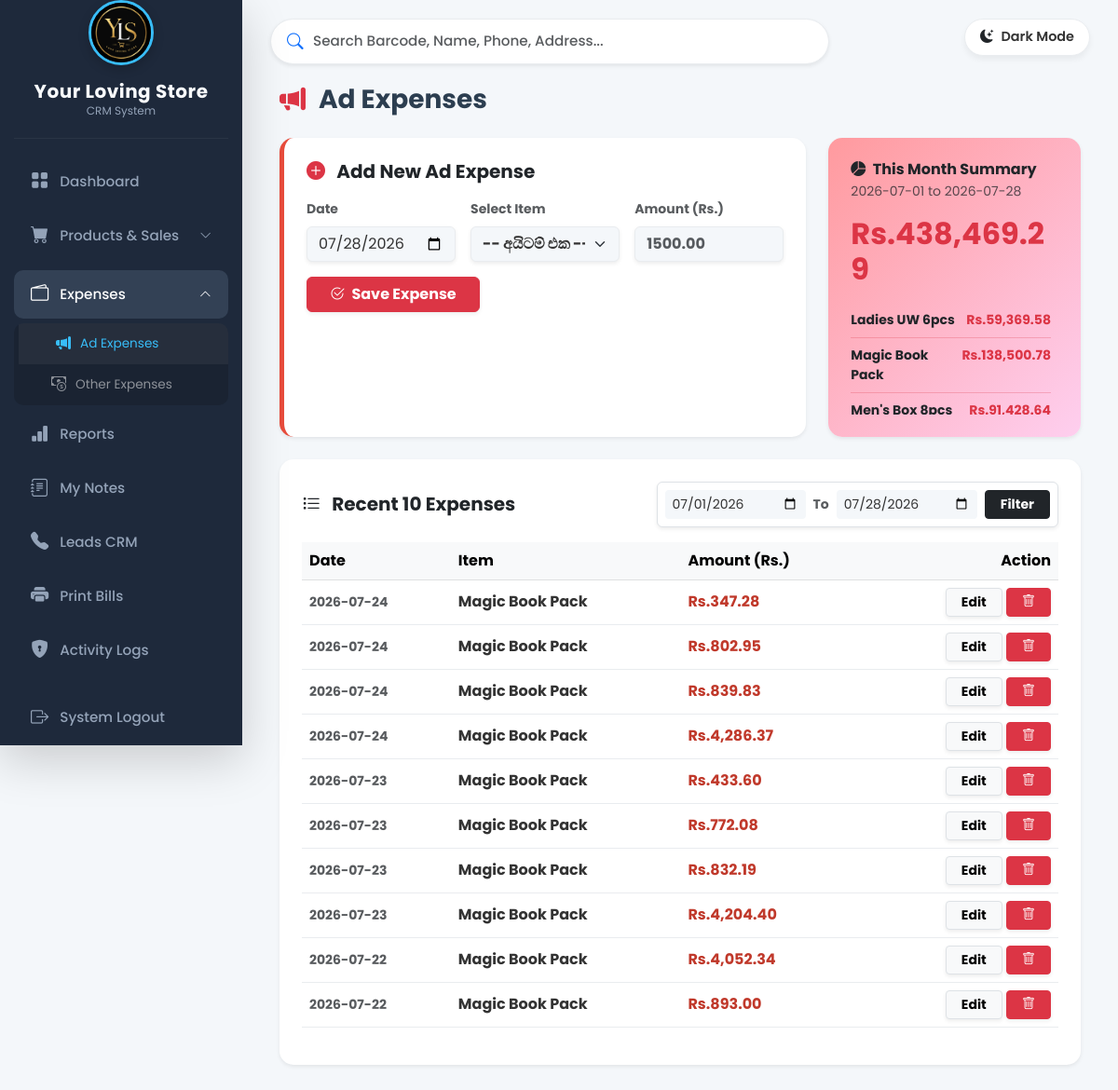
/expenses (signed in), run on the app's committed database.
### tables this page shows
CREATE TABLE expenses (id INTEGER PRIMARY KEY AUTOINCREMENT, platform TEXT NOT NULL, amount REAL NOT NULL, expense_date DATE NOT NULL);

### app.py (the view, shortened to what this page needs)
@app.route('/expenses', methods=['GET', 'POST'])
def expenses():
    if 'username' not in session: return redirect(url_for('login'))
    conn = sqlite3.connect('/var/data/database.db')
    cursor = conn.cursor()
    today = get_sl_today()
    today_str = today.strftime('%Y-%m-%d')
    first_day_str = today.replace(day=1).strftime('%Y-%m-%d')
    start_date = request.args.get('start_date', first_day_str)
    end_date = request.args.get('end_date', today_str)
    is_filtered = 'start_date' in request.args
    cursor.execute("SELECT id, item_name FROM items ORDER BY item_name ASC")
    items = cursor.fetchall()
    cursor.execute("SELECT platform, SUM(amount) FROM expenses WHERE expense_date BETWEEN ? AND ? GROUP BY platform", (start_date, end_date))
    item_totals = cursor.fetchall()
    total_amount = sum([row[1] for row in item_totals])
    if is_filtered:
        cursor.execute("SELECT * FROM expenses WHERE expense_date BETWEEN ? AND ? ORDER BY expense_date DESC, id DESC", (start_date, end_date))
    else:
        cursor.execute("SELECT * FROM expenses ORDER BY expense_date DESC, id DESC LIMIT 10")
    all_expenses = cursor.fetchall()
    conn.close()
    return render_template('expenses.html', expenses=all_expenses, items=items, today_date=today_str,
                           start_date=start_date, end_date=end_date, item_totals=item_totals,
                           total_amount=total_amount, is_filtered=is_filtered)

### app.py (called while the page is built)
def get_sl_today():
    sl_time = datetime.utcnow() + timedelta(hours=5, minutes=30)
    return sl_time

@app.before_request
def make_session_permanent():
    session.permanent = True
    session.modified = True

@app.template_filter('format_currency')
def format_currency(value):
    try: return f"Rs.{float(value):,.2f}"
    except: return value

### templates/expenses.html (shortened to what this page needs)
{% extends 'base.html' %}
{% block content %}
<div class="d-flex justify-content-between align-items-center mb-4">
    <h3 class="fw-bold mb-0" style="color: #2c3e50;"><i class="bi bi-megaphone-fill text-danger me-2"></i> Ad Expenses</h3>
</div>
<div class="row g-4 mb-4">
    <div class="col-lg-8">
        <div class="card p-4 shadow-sm border-0 h-100" style="border-radius: 15px; border-left: 5px solid #e74c3c !important;">
            <h5 class="fw-bold mb-3 text-dark"><i class="bi bi-plus-circle-fill text-danger me-2"></i> Add New Ad Expense</h5>
            <form action="/expenses" method="POST" class="row g-3 align-items-end">
                <div class="col-md-4">
                    <label class="form-label fw-bold small text-muted">Date</label>
                    <input type="date" class="form-control shadow-sm" name="expense_date" value="{{ today_date }}" required>
                </div>
                <div class="col-md-4">
                    <label class="form-label fw-bold small text-muted">Select Item</label>
                    <select class="form-select shadow-sm fw-bold" name="item_name" required>
                        <option value="" disabled selected>-- අයිටම් එක --</option>
                    </select>
                </div>
                <div class="col-md-4">
                    <label class="form-label fw-bold small text-muted">Amount (Rs.)</label>
                    <input type="number" step="0.01" class="form-control shadow-sm text-danger fw-bold" name="amount" placeholder="1500.00" required>
                </div>
                <div class="col-12 mt-3">
                    <button type="submit" class="btn btn-danger fw-bold shadow-sm px-4"><i class="bi bi-check2-circle me-1"></i> Save Expense</button>
                </div>
            </form>
        </div>
    </div>
    <div class="col-lg-4">
        <div class="card p-4 shadow-sm border-0 h-100" style="background: linear-gradient(135deg, #ff9a9e 0%, #fecfef 100%); border-radius: 15px;">
            <h6 class="fw-bold text-dark mb-1">
                <i class="bi bi-pie-chart-fill me-1"></i> {% if is_filtered %}Filtered Summary{% else %}This Month Summary{% endif %}
            </h6>
            <small class="text-dark mb-3 d-block opacity-75">{{ start_date }} to {{ end_date }}</small>
            <h2 class="fw-bold text-danger mb-3">{{ total_amount | format_currency }}</h2>
            <div class="mt-auto pe-2" style="max-height: 120px; overflow-y: auto;">
                {% for item in item_totals %}
                <div class="d-flex justify-content-between border-bottom border-danger border-opacity-25 py-2">
                    <span class="text-dark fw-bold small">{{ item[0] }}</span>
                    <span class="text-danger fw-bold small">{{ item[1] | format_currency }}</span>
                </div>
                {% endfor %}
            </div>
        </div>
    </div>
</div>
<div class="card p-4 shadow-sm border-0" style="border-radius: 15px;">
    <div class="d-flex flex-wrap justify-content-between align-items-center mb-3 gap-3">
        <h5 class="fw-bold mb-0 text-dark">
            <i class="bi bi-list-task me-2"></i>
            {% if is_filtered %}Filtered Records{% else %}Recent 10 Expenses{% endif %}
        </h5>
        <form action="/expenses" method="GET" class="d-flex gap-2 align-items-center bg-light p-2 rounded shadow-sm border">
            <input type="date" class="form-control form-control-sm border-0" name="start_date" value="{{ start_date }}" required>
            <span class="fw-bold text-muted small">To</span>
            <input type="date" class="form-control form-control-sm border-0" name="end_date" value="{{ end_date }}" required>
            <button type="submit" class="btn btn-dark btn-sm fw-bold px-3">Filter</button>
        </form>
    </div>
    <div class="table-responsive">
        <table class="table table-hover align-middle">
            <thead class="table-light text-muted">
                <tr>
                    <th>Date</th>
                    <th>Item</th>
                    <th>Amount (Rs.)</th>
                    <th class="text-end">Action</th>
                </tr>
            </thead>
            <tbody>
                {% for exp in expenses %}
                <tr>
                    <td class="fw-bold text-muted small">{{ exp[3] }}</td>
                    <td class="fw-bold">{{ exp[1] }}</td>
                    <td style="color: #c0392b; font-weight: bold;">{{(exp[2])|format_currency }}</td>
                    <td class="text-end">
                        <button type="button" class="btn btn-sm btn-light border fw-bold px-3 shadow-sm" data-bs-toggle="modal" data-bs-target="#editExp{{ exp[0] }}">Edit</button>
                        <a href="/delete_expense/{{ exp[0] }}" class="btn btn-sm btn-danger px-3 shadow-sm" onclick="return confirm('මේ වියදම මකන්නද?');"><i class="bi bi-trash"></i></a>
                    </td>
                </tr>
                {% endfor %}
            </tbody>
        </table>
    </div>
</div>
{% endblock %}

### templates/base.html (style rules this page uses)
:root { --bg-body: #f4f7fa; --sidebar-bg: #1e293b; --sidebar-hover: #334155; --sidebar-text: #94a3b8; --sidebar-text-active: #ffffff; --card-bg: #ffffff; --text-main: #333333; --text-muted: #6c757d; --border-color: #e9ecef; --shadow-sm: 0 4px 6px rgba(0,0,0,0.05); }
body { background-color: var(--bg-body); color: var(--text-main); font-family: 'Poppins', sans-serif; transition: background-color 0.3s ease, color 0.3s ease; overflow-x: hidden; overscroll-behavior-y: none; }
.table-responsive { overflow-x: auto; -webkit-overflow-scrolling: touch; scrollbar-width: thin; }
.card, .modal-content { background-color: var(--card-bg); border-color: var(--border-color); color: var(--text-main); }
.bg-white, .bg-light { background-color: var(--card-bg) !important; }
.table { --bs-table-bg: var(--card-bg); --bs-table-color: var(--text-main); --bs-table-border-color: var(--border-color); --bs-table-hover-bg: var(--sidebar-hover); }
.form-control, .form-select { background-color: var(--bg-body); color: var(--text-main); border: 1px solid var(--border-color); }

### data on the page
expenses: expense_date "2026-07-24", platform "Magic Book Pack", amount "Rs.347.28"
expenses: expense_date "2026-07-24", platform "Magic Book Pack", amount "Rs.802.95"
expenses: expense_date "2026-07-24", platform "Magic Book Pack", amount "Rs.839.83"
expenses: expense_date "2026-07-24", platform "Magic Book Pack", amount "Rs.4,286.37"
expenses: expense_date "2026-07-23", platform "Magic Book Pack", amount "Rs.433.60"
expenses: expense_date "2026-07-23", platform "Magic Book Pack", amount "Rs.772.08"
expenses: expense_date "2026-07-23", platform "Magic Book Pack", amount "Rs.832.19"
expenses: expense_date "2026-07-23", platform "Magic Book Pack", amount "Rs.4,204.40"
expenses: expense_date "2026-07-22", platform "Magic Book Pack", amount "Rs.4,052.34"
expenses: expense_date "2026-07-22", platform "Magic Book Pack", amount "Rs.893.00"

### other printed values
{{ start_date }} "2026-07-01"
{{ end_date }} "2026-07-28"
{{ total_amount | format_currency }} "Rs.438,469.29"
{{ item[0] }} "Ladies UW 6pcs" "Magic Book Pack" "Men's Box 8pcs"
{{ item[1] | format_currency }} "Rs.59,369.58" "Rs.138,500.78" "Rs.91,428.64"
